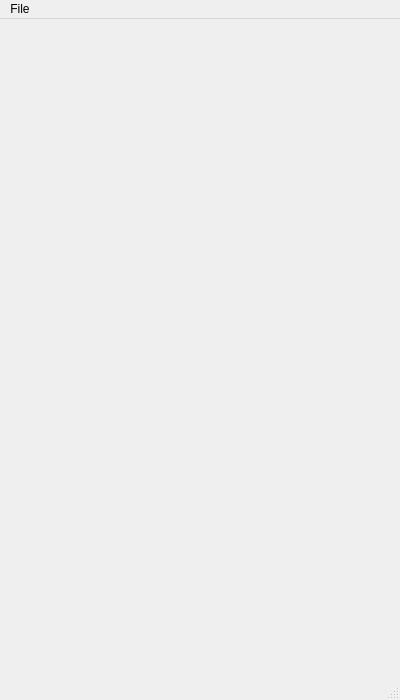
<?xml version="1.0" encoding="UTF-8"?>
<ui version="4.0">
 <class>MainWindow</class>
 <widget class="QMainWindow" name="MainWindow">
  <property name="geometry">
   <rect>
    <x>0</x>
    <y>0</y>
    <width>400</width>
    <height>700</height>
   </rect>
  </property>
  <property name="windowTitle">
   <string>Primate Messenger</string>
  </property>
  <widget class="QWidget" name="centralWidget">
   <layout class="QGridLayout" name="gridLayout">
    <item row="0" column="0">
     <layout class="QVBoxLayout" name="mainLayout"/>
    </item>
   </layout>
  </widget>
  <widget class="QMenuBar" name="menuBar">
   <property name="geometry">
    <rect>
     <x>0</x>
     <y>0</y>
     <width>400</width>
     <height>20</height>
    </rect>
   </property>
   <widget class="QMenu" name="menuFile">
    <property name="title">
     <string>File</string>
    </property>
    <addaction name="menuLogIn"/>
    <addaction name="menuSignUp"/>
    <addaction name="separator"/>
    <addaction name="menuExit"/>
   </widget>
   <addaction name="menuFile"/>
  </widget>
  <widget class="QStatusBar" name="statusBar"/>
  <action name="menuSignUp">
   <property name="text">
    <string>Sign up</string>
   </property>
  </action>
  <action name="menuExit">
   <property name="text">
    <string>Exit</string>
   </property>
  </action>
  <action name="menuLogIn">
   <property name="text">
    <string>Log in</string>
   </property>
  </action>
 </widget>
 <layoutdefault spacing="6" margin="11"/>
 <resources/>
 <connections/>
</ui>
